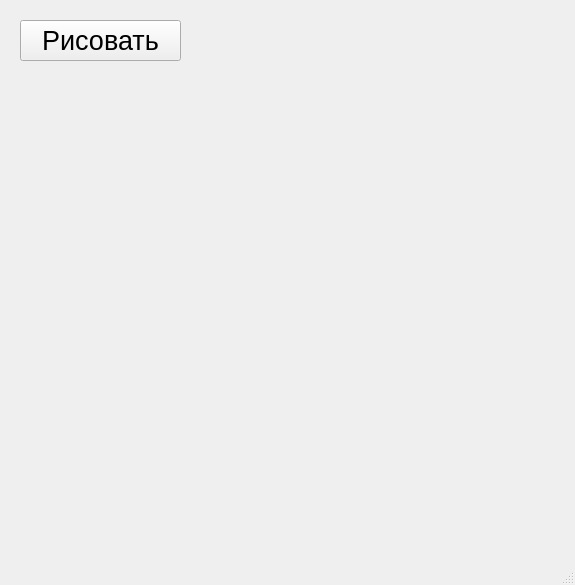
<?xml version="1.0" encoding="UTF-8"?>
<ui version="4.0">
 <class>MainWindow</class>
 <widget class="QMainWindow" name="MainWindow">
  <property name="geometry">
   <rect>
    <x>0</x>
    <y>0</y>
    <width>575</width>
    <height>585</height>
   </rect>
  </property>
  <property name="windowTitle">
   <string>MainWindow</string>
  </property>
  <widget class="QWidget" name="centralwidget">
   <widget class="QPushButton" name="pushButton">
    <property name="geometry">
     <rect>
      <x>20</x>
      <y>20</y>
      <width>161</width>
      <height>41</height>
     </rect>
    </property>
    <property name="font">
     <font>
      <pointsize>20</pointsize>
     </font>
    </property>
    <property name="text">
     <string>Рисовать</string>
    </property>
   </widget>
  </widget>
  <widget class="QMenuBar" name="menubar">
   <property name="geometry">
    <rect>
     <x>0</x>
     <y>0</y>
     <width>575</width>
     <height>21</height>
    </rect>
   </property>
  </widget>
  <widget class="QStatusBar" name="statusbar"/>
 </widget>
 <resources/>
 <connections/>
</ui>
